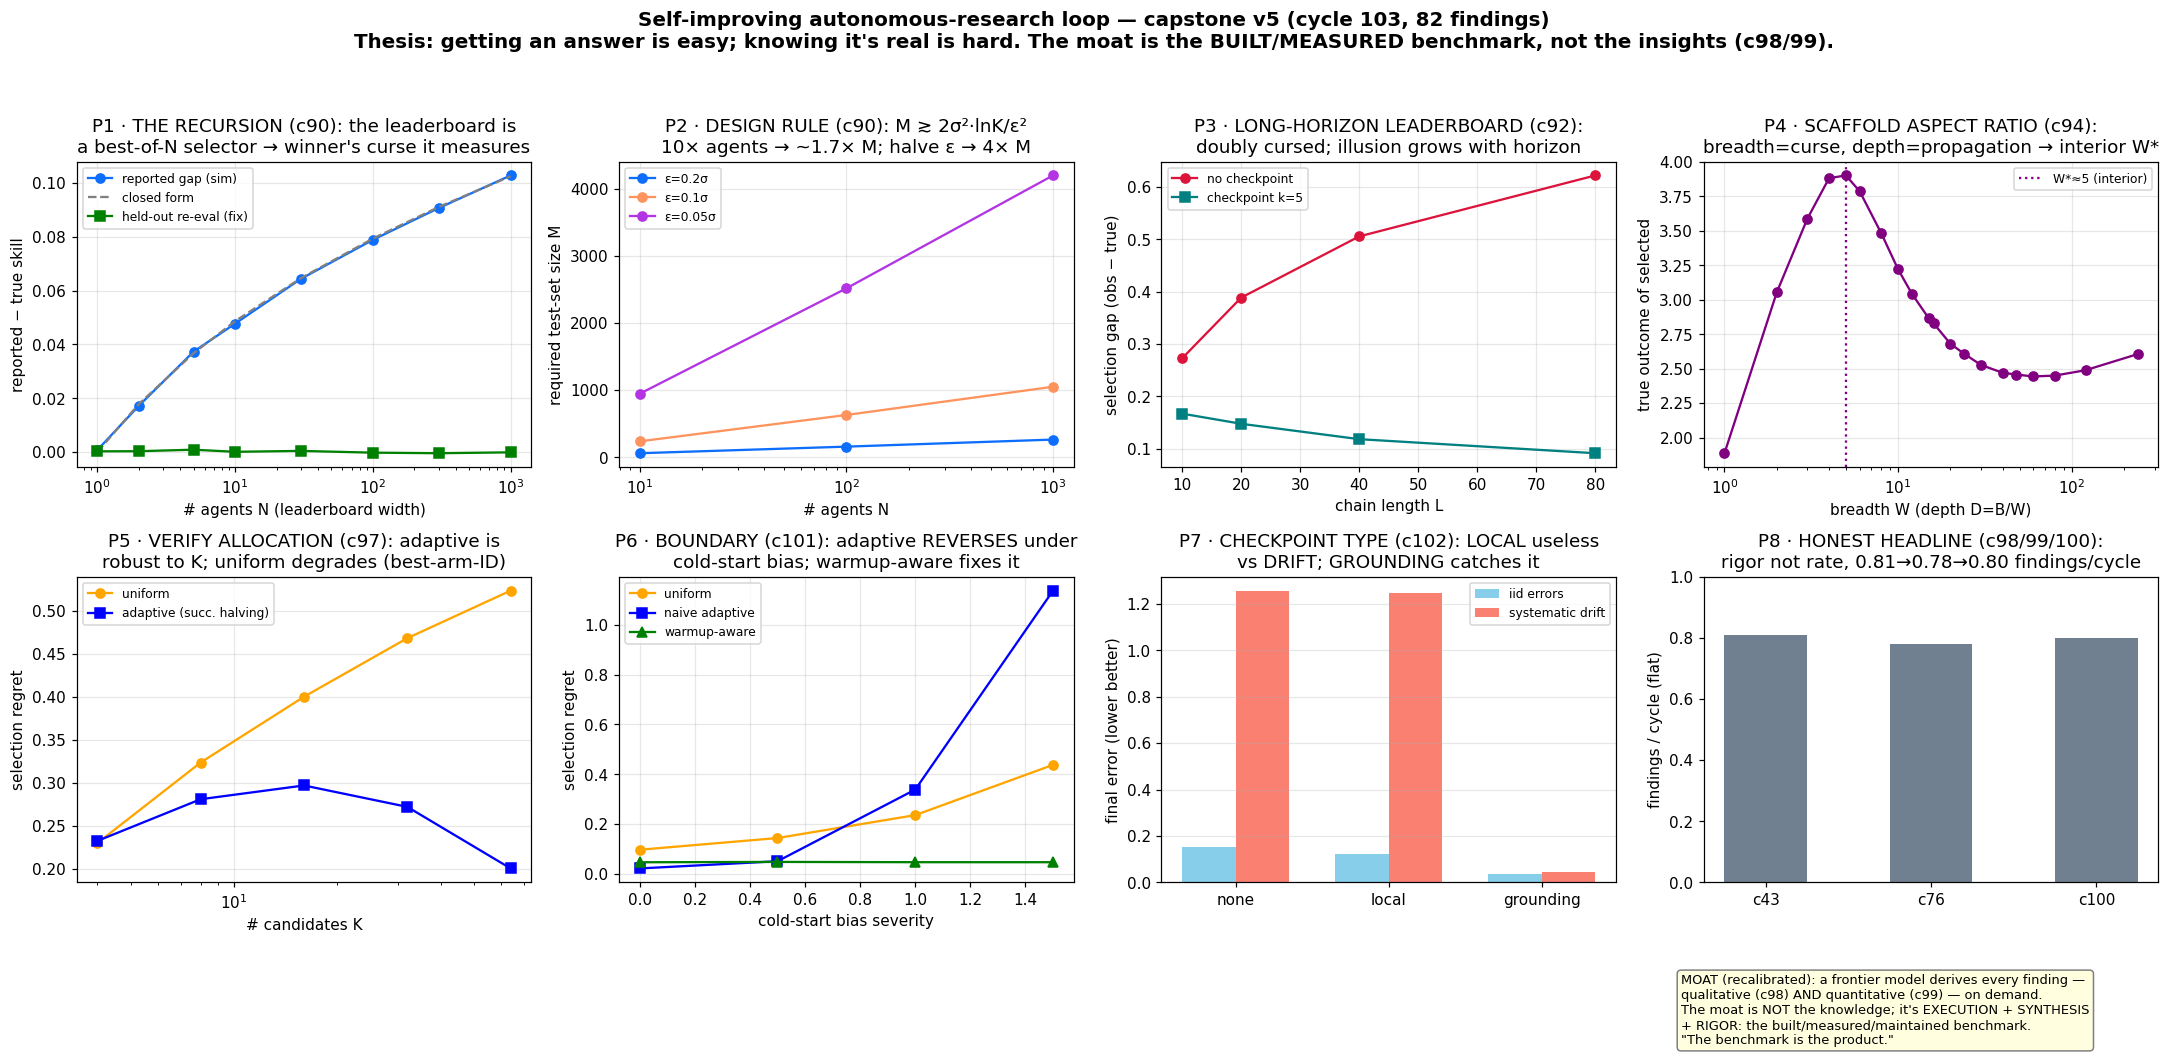

Reproduce this figure in Python.
"""Cycle 103: CAPSTONE v5 (refresh of c77 v4, 26 cycles stale). The full current story in 8 panels — every numeric
panel loads a saved score.json (no fabrication). Per c99, building this digestible handoff artifact IS the
execution/synthesis value-add. matplotlib, save PNG (no show)."""
import json, numpy as np, matplotlib
matplotlib.use("Agg")
import matplotlib.pyplot as plt
import os
os.makedirs("runs/cycle103_capstone5", exist_ok=True)
def L(f): return json.load(open(f"runs/{f}/score.json"))
def snum(d): return sorted([float(k) for k in d])   # numeric-sorted string keys

fig, ax = plt.subplots(2, 4, figsize=(20, 10))
fig.suptitle("Self-improving autonomous-research loop — capstone v5 (cycle 103, 82 findings)\n"
             "Thesis: getting an answer is easy; knowing it's real is hard. The moat is the BUILT/MEASURED benchmark, not the insights (c98/99).",
             fontsize=13, fontweight="bold")

# P1: the recursion — leaderboard winner's curse grows with N agents; held-out re-eval removes it (c90 A_vs_N)
d = L("cycle090_leaderboard_curse")["A_vs_N"]; Ns = snum(d)
ax[0,0].plot(Ns, [d[str(int(n))]["sim_gap"] for n in Ns], "o-", label="reported gap (sim)")
ax[0,0].plot(Ns, [d[str(int(n))]["closed"] for n in Ns], "--", color="gray", label="closed form")
ax[0,0].plot(Ns, [d[str(int(n))]["reeval_gap"] for n in Ns], "s-", color="green", label="held-out re-eval (fix)")
ax[0,0].set_xscale("log"); ax[0,0].set_xlabel("# agents N (leaderboard width)"); ax[0,0].set_ylabel("reported − true skill")
ax[0,0].set_title("P1 · THE RECURSION (c90): the leaderboard is\na best-of-N selector → winner's curse it measures")
ax[0,0].legend(fontsize=8); ax[0,0].grid(alpha=0.3)

# P2: test-set-size design rule M >= 2 sig^2 lnK/eps^2 (c90 D_design)
dd = L("cycle090_leaderboard_curse")["D_design"]
for eps in [0.2, 0.1, 0.05]:
    Ns2 = [10, 100, 1000]; Ms = [dd[f"eps{eps}_N{n}"]["M_exact"] for n in Ns2]
    ax[0,1].plot(Ns2, Ms, "o-", label=f"ε={eps}σ")
ax[0,1].set_xscale("log"); ax[0,1].set_xlabel("# agents N"); ax[0,1].set_ylabel("required test-set size M")
ax[0,1].set_title("P2 · DESIGN RULE (c90): M ≳ 2σ²·lnK/ε²\n10× agents → ~1.7× M; halve ε → 4× M")
ax[0,1].legend(fontsize=8); ax[0,1].grid(alpha=0.3)

# P3: long-horizon leaderboard doubly cursed — gap vs chain length, ckpt vs no-ckpt (c92)
d = L("cycle092_longhorizon_leaderboard"); Ls = snum(d["no_ckpt"])
ax[0,2].plot(Ls, [d["no_ckpt"][str(int(x))]["gap"] for x in Ls], "o-", color="crimson", label="no checkpoint")
ax[0,2].plot(Ls, [d["ckpt"][str(int(x))]["gap"] for x in Ls], "s-", color="teal", label="checkpoint k=5")
ax[0,2].set_xlabel("chain length L"); ax[0,2].set_ylabel("selection gap (obs − true)")
ax[0,2].set_title("P3 · LONG-HORIZON LEADERBOARD (c92):\ndoubly cursed; illusion grows with horizon")
ax[0,2].legend(fontsize=8); ax[0,2].grid(alpha=0.3)

# P4: scaffold aspect ratio — interior optimum (c94 A_curve)
d = L("cycle094_scaffold_aspect_ratio")["A_curve"]; Ws = snum(d)
outs = [d[str(int(w))]["outcome"] for w in Ws]
ax[0,3].plot(Ws, outs, "o-", color="purple"); wstar = Ws[int(np.argmax(outs))]
ax[0,3].axvline(wstar, ls=":", color="purple", label=f"W*≈{int(wstar)} (interior)")
ax[0,3].set_xscale("log"); ax[0,3].set_xlabel("breadth W (depth D=B/W)"); ax[0,3].set_ylabel("true outcome of selected")
ax[0,3].set_title("P4 · SCAFFOLD ASPECT RATIO (c94):\nbreadth=curse, depth=propagation → interior W*")
ax[0,3].legend(fontsize=8); ax[0,3].grid(alpha=0.3)

# P5: verification allocation — adaptive (SH) vs uniform regret vs K (c97 A_vs_K)
d = L("cycle097_verification_allocation")["A_vs_K"]; Ks = snum(d)
ax[1,0].plot(Ks, [d[str(int(k))]["uniform"]["regret"] for k in Ks], "o-", color="orange", label="uniform")
ax[1,0].plot(Ks, [d[str(int(k))]["sh"]["regret"] for k in Ks], "s-", color="blue", label="adaptive (succ. halving)")
ax[1,0].set_xscale("log"); ax[1,0].set_xlabel("# candidates K"); ax[1,0].set_ylabel("selection regret")
ax[1,0].set_title("P5 · VERIFY ALLOCATION (c97): adaptive is\nrobust to K; uniform degrades (best-arm-ID)")
ax[1,0].legend(fontsize=8); ax[1,0].grid(alpha=0.3)

# P6: cold-start reversal — regret vs dscale (c101 sweep)
d = L("cycle101_biased_allocation")["sweep"]; Ds = snum(d)
ax[1,1].plot(Ds, [d[f"{x:g}" if f"{x:g}" in d else str(x)]["uniform"]["regret"] for x in Ds], "o-", color="orange", label="uniform")
ax[1,1].plot(Ds, [d[f"{x:g}" if f"{x:g}" in d else str(x)]["naive_SH"]["regret"] for x in Ds], "s-", color="blue", label="naive adaptive")
ax[1,1].plot(Ds, [d[f"{x:g}" if f"{x:g}" in d else str(x)]["warmup_aware_SH"]["regret"] for x in Ds], "^-", color="green", label="warmup-aware")
ax[1,1].set_xlabel("cold-start bias severity"); ax[1,1].set_ylabel("selection regret")
ax[1,1].set_title("P6 · BOUNDARY (c101): adaptive REVERSES under\ncold-start bias; warmup-aware fixes it")
ax[1,1].legend(fontsize=8); ax[1,1].grid(alpha=0.3)

# P7: checkpoint TYPE — grounding vs local vs none, iid vs drift (c102)
d = L("cycle102_drift_checkpoints")["results"]; modes = ["none","local","grounding"]
x = np.arange(len(modes)); w = 0.35
ax[1,2].bar(x-w/2, [d["iid"][m]["final_err"] for m in modes], w, label="iid errors", color="skyblue")
ax[1,2].bar(x+w/2, [d["drift"][m]["final_err"] for m in modes], w, label="systematic drift", color="salmon")
ax[1,2].set_xticks(x); ax[1,2].set_xticklabels(modes); ax[1,2].set_ylabel("final error (lower better)")
ax[1,2].set_title("P7 · CHECKPOINT TYPE (c102): LOCAL useless\nvs DRIFT; GROUNDING catches it")
ax[1,2].legend(fontsize=8); ax[1,2].grid(alpha=0.3, axis="y")

# P8: the honest headline — rigor-not-rate + moat recalibration (text + tiny bar)
ax[1,3].axis("off")
ax[1,3].bar([0,1,2], [0.81,0.78,0.80], color="slategray", width=0.5)
ax[1,3].set_xticks([0,1,2]); ax[1,3].set_xticklabels(["c43","c76","c100"]); ax[1,3].set_ylim(0,1.0)
ax[1,3].set_title("P8 · HONEST HEADLINE (c98/99/100):\nrigor not rate, 0.81→0.78→0.80 findings/cycle")
ax[1,3].axis("on"); ax[1,3].set_ylabel("findings / cycle (flat)")
ax[1,3].text(-0.05, -0.30, "MOAT (recalibrated): a frontier model derives every finding —\nqualitative (c98) AND quantitative (c99) — on demand.\nThe moat is NOT the knowledge; it's EXECUTION + SYNTHESIS\n+ RIGOR: the built/measured/maintained benchmark.\n\"The benchmark is the product.\"",
             transform=ax[1,3].transAxes, fontsize=8.5, va="top", ha="left",
             bbox=dict(boxstyle="round", fc="lightyellow", ec="gray"))

plt.tight_layout(rect=[0,0,1,0.95])
plt.savefig("runs/cycle103_capstone5/capstone_v5.png", dpi=110, bbox_inches="tight")
print("saved runs/cycle103_capstone5/capstone_v5.png")
# sanity: print the key numbers used (trace to json)
print("P1 gap N=1/100/1000:", [L('cycle090_leaderboard_curse')['A_vs_N'][k]['sim_gap'] for k in ['1','100','1000']])
print("P3 no_ckpt gap L=10/80:", L('cycle092_longhorizon_leaderboard')['no_ckpt']['10']['gap'], L('cycle092_longhorizon_leaderboard')['no_ckpt']['80']['gap'])
print("P7 drift local/grounding:", L('cycle102_drift_checkpoints')['results']['drift']['local']['final_err'], L('cycle102_drift_checkpoints')['results']['drift']['grounding']['final_err'])
print("DONE")
